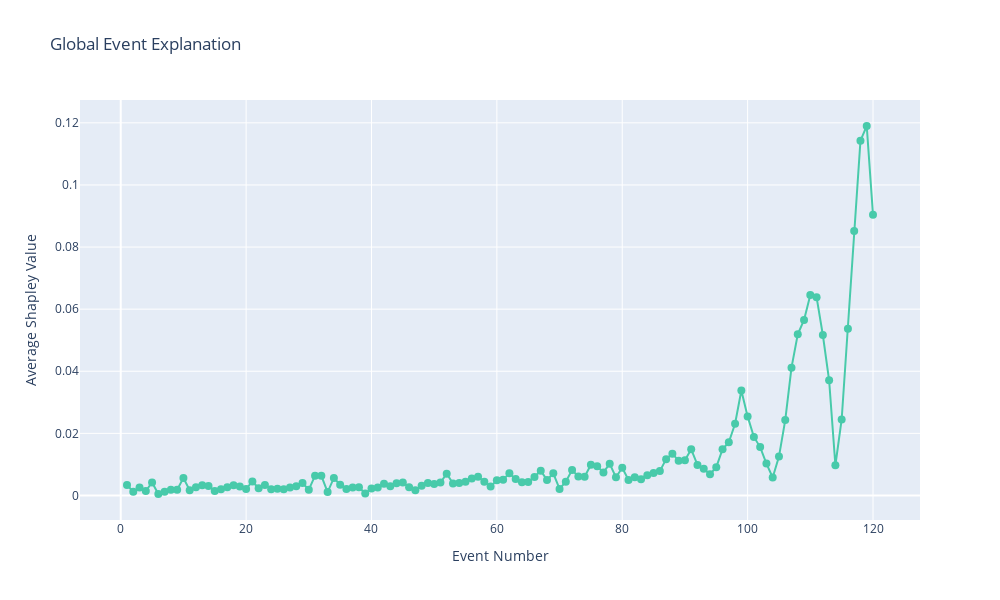
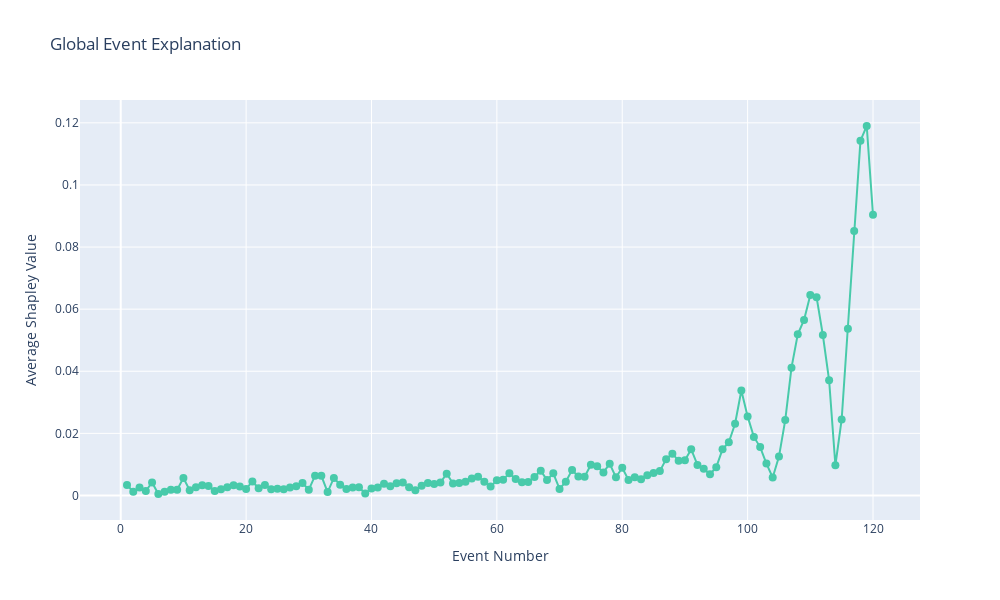

These figures' notebook cell, in order:
### Code cell
global_event_chart = plot_event_explanation(global_explanation, relative=False)
global_event_chart.show()

# Take the absolute value of the event_data_bin DataFrame
global_explanation_abs = global_explanation.abs()

global_event_chart_abs = plot_event_explanation(global_explanation_abs, relative=False)
global_event_chart_abs.show()
